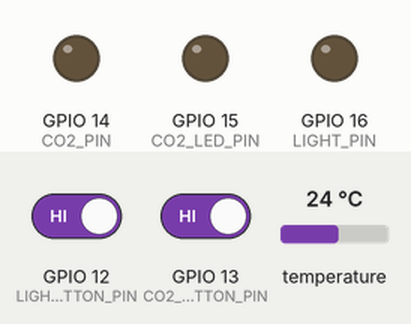
The sketch below on a simulated ESP8266 (NodeMCU). Shown: output pins drawn as LEDs (lit = HIGH). The test bench sets the inputs (shaded band); at power-on: GPIO 12 (LIGHT_BUTTON_PIN) HIGH, GPIO 13 (CO2_BUTTON_PIN) HIGH, temperature 24 °C. WiFi joins after 1.5 s; servers stay silent unless stated; uploads are accepted with an empty reply; the local clock reads 2024-03-15 10:24:30 at power-on unless the sketch sets it.

Above: at 3.9 s.
4.0 s: GPIO 12 (LIGHT_BUTTON_PIN) driven LOW and GPIO 13 (CO2_BUTTON_PIN) driven LOW
At 8.2 s:
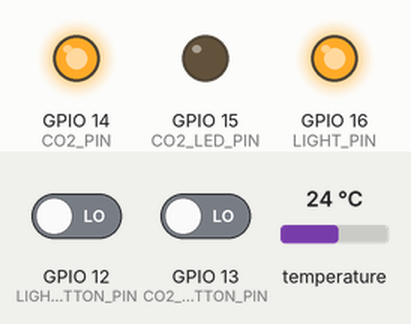
8.6 s: GPIO 12 (LIGHT_BUTTON_PIN) driven HIGH
At 14.0 s:
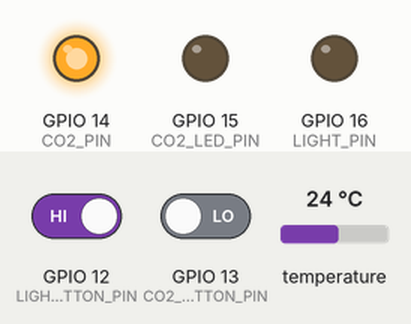
At 23.9 s:
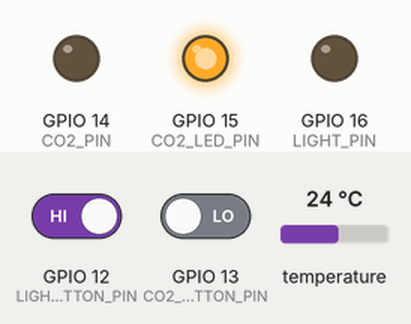
Timing chart, 0 to 25.4 s (numbered marks = the images above; inputs shaded):
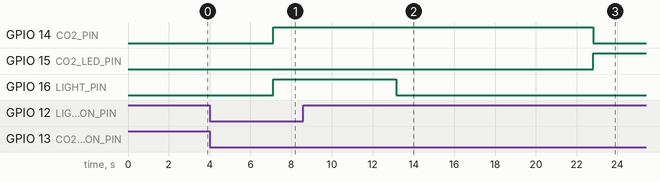

Measured:
- after the input at 4.0 s, GPIO 14 (CO2_PIN), GPIO 16 (LIGHT_PIN): LOW → HIGH after 3.1 s
- after the input at 8.6 s, GPIO 14 (CO2_PIN): HIGH → LOW after 14.2 s; GPIO 15 (CO2_LED_PIN): LOW → HIGH after 14.2 s; GPIO 16 (LIGHT_PIN): HIGH → LOW after 4.5 s

The sketch:

aquarium_controller_wifi.ino
```cpp
#include <ESP8266WiFi.h>
#include <ESP8266mDNS.h>
#include <WiFiClient.h>
#include <ESP8266HTTPClient.h>
#include <OneWire.h>
#include <DallasTemperature.h>
#include <Wire.h>
#include <Time.h>
#include <DS3232RTC.h>


#define ONE_WIRE_BUS 2
#define LIGHT_PIN 16
#define CO2_PIN 14
#define LIGHT_BUTTON_PIN 12
#define CO2_BUTTON_PIN 13
#define CO2_LED_PIN 15


const String serverDomain = ""; // backend server domain
const char* routerSSID = ""; // access point name
const char* routerPassword = ""; // access point password
const char* userId = ""; // user id on user_record (backend server)
const char* userPassword = ""; // // user password on user_record (backend server)


OneWire ourWire(ONE_WIRE_BUS);
DallasTemperature sensors(&ourWire);

float celcius;

int lightOpen = true;
int co2Open = true;
int restartStatus = false;
int sentTemp = true;
int updateSet = false;

int lastSecDiv = 0;
int currentSecDiv;

String settingCode;
String stringCache;
String settingString = "";
String lastSettingString = "'20`30`03`30`1`1`'";

int openingHour = 20;
int openingMinute = 30;
int closingHour = 4;
int closingMinute = 30;

String URL;
int httpCode;
String payload;
float sensorValue;
int currentHour;
int currentMin;
int currentSec;
int lastMin;


int httpCheck;

int lightButtonState = LOW;             // the current reading from the input pin
int lastLightButtonState = HIGH;   // the previous reading from the input pin
int lightButtonReading;

int co2ButtonState = LOW;             // the current reading from the input pin
int lastCo2ButtonState = HIGH;   // the previous reading from the input pin
int co2ButtonReading;

long lastDebounceTime = 0;  // the last time the output pin was toggled
long debounceDelay = 50;
int strCount = 0;


void updateTemp(float celciusTemp) {
  HTTPClient http;
  URL = serverDomain + "aquarium_update_temperature?temperature=" + String(celciusTemp) + "&username=" + userId + "&password=" + userPassword;
  http.begin(URL);
  httpCode = http.GET();
  delay(1000);
  if (httpCode) {
//    Serial.printf("[HTTP] Update temperature to server... code: %d\n", httpCode);

    // if(httpCode == 200) {
    //    payload = http.getString();
    //    return payload;
    // }
  } else {
//    Serial.print("[HTTP] GET... failed, no connection or no HTTP server\n");

  }
  // return lastStatusString;
}

String updateSettings() {
  HTTPClient http;
  URL = serverDomain + "aquarium_update_setting";
  http.begin(URL);
  httpCode = http.GET();
  delay(1000);
  if (httpCode) {
//    Serial.printf("[HTTP] Update to server... code: %d\n", httpCode);

    if (httpCode == 200) {
      payload = http.getString();
      return payload;
    }
  } else {
//    Serial.print("[HTTP] GET... failed, no connection or no HTTP server\n");

  }
  return lastSettingString;
}

int openRelay(int lightStr, int co2Str) {

  lastSettingString.setCharAt(13, char(lightStr));
  lastSettingString.setCharAt(15, char(co2Str));

  HTTPClient http;
  URL = serverDomain + "aquarium_relay?light_status=" + String(lightStr) + "&co2_status=" + String(co2Str) + "&username=" + userId + "&password=" + userPassword;
  http.begin(URL);
  httpCode = http.GET();
  delay(1000);
  if (httpCode) {
//    Serial.printf("[HTTP] Send open relay request to server... code: %d\n", httpCode);
    return httpCode;
  } else {
//    Serial.print("[HTTP] GET... failed, no connection or no HTTP server\n");
    return 0;
  }
}

int restartPing() {
  HTTPClient http;
  URL = serverDomain + "restart_ping";
  http.begin(URL);
  httpCode = http.GET();
  delay(1000);
  if (httpCode) {
//    Serial.printf("[HTTP] Send restart ping to server... code: %d\n", httpCode);
    return httpCode;
  } else {
//    Serial.print("[HTTP] GET... failed, no connection or no HTTP server\n");
    return 0;
  }
}

void inputButtonChecks() {
  lightButtonReading = digitalRead(LIGHT_BUTTON_PIN);
  if (lightButtonReading != lastLightButtonState) {
    lastDebounceTime = millis();
    lastLightButtonState = lightButtonReading;
  }

  if ((millis() - lastDebounceTime) > debounceDelay) {
    if (lightButtonState != lastLightButtonState) {
      lightButtonState = lastLightButtonState;
      if (lightButtonState == HIGH) {
        lightOpen = !lightOpen;
        openRelay(lightOpen, co2Open);
        //        Serial.println("light button!");
      }
    }
  }

  co2ButtonReading = digitalRead(CO2_BUTTON_PIN);

  if (co2ButtonReading != lastCo2ButtonState) {
    lastDebounceTime = millis();
    lastCo2ButtonState = co2ButtonReading;
  }

  if ((millis() - lastDebounceTime) > debounceDelay) {
    if (co2ButtonState != lastCo2ButtonState) {
      co2ButtonState = lastCo2ButtonState;
      if (co2ButtonState == HIGH) {
        co2Open = !co2Open;
        openRelay(lightOpen, co2Open);
        //          Serial.println("co2 button!");
      }
    }
  }
}

float getSampleTemperature() {
  sensors.requestTemperatures();
  sensorValue = sensors.getTempCByIndex(0);
  return sensorValue;
}


void setup(void) {
  Serial.begin(115200);

  //  Serial.print("Configuring access point...");
  WiFi.mode(WIFI_STA);

  IPAddress myIP = WiFi.softAPIP();
  //  Serial.print("AP IP address: ");
  //  Serial.println(myIP);

  // Connect to WiFi network
  WiFi.begin(routerSSID, routerPassword);
  //  Serial.println("");

  // Wait for connection
  while (WiFi.status() != WL_CONNECTED) {
    delay(500);
    //    Serial.print(".");
  }
  //  Serial.println("");
  //  Serial.print("Connected to ");
  //  Serial.println(routerSSID);
  //  Serial.print("IP address: ");
  //  Serial.println(WiFi.localIP());

  setSyncProvider(RTC.get);

  pinMode(LIGHT_PIN, OUTPUT);
  pinMode(CO2_PIN, OUTPUT);
  pinMode(LIGHT_BUTTON_PIN, INPUT);
  pinMode(CO2_BUTTON_PIN, INPUT);
  pinMode(CO2_LED_PIN, OUTPUT);


  if (restartPing() == 200) {
    restartStatus = true;
  }


}

void loop(void) {
  if (!restartStatus) {
    if (restartPing() == 200) {
      restartStatus = true;
    }
  }


  currentHour = hour();
  currentMin = minute();
  currentSec = second();
  //  Serial.print(currentHour);
  //  Serial.print(":");
  //  Serial.print(currentMin);
  //  Serial.print(":");
  //  Serial.print(currentSec);
  currentSecDiv = (currentSec + 10) / 10;


  if (currentSecDiv - lastSecDiv != 0) {
    updateSet = false;
    lastSecDiv = currentSecDiv;
  }

  if (currentMin % 2 == 0) {
    if (currentMin != lastMin) {
      sentTemp = false;
      lastMin = currentMin;
    }

  }

  if (!updateSet) {
    settingCode = updateSettings();
    lastSettingString = settingCode;

    stringCache = "";
    stringCache += settingCode.charAt(1);
    stringCache += settingCode.charAt(2);
    openingHour = stringCache.toInt();

    stringCache = "";
    stringCache += settingCode.charAt(4);
    stringCache += settingCode.charAt(5);
    openingMinute = stringCache.toInt();

    stringCache = "";
    stringCache += settingCode.charAt(7);
    stringCache += settingCode.charAt(8);
    closingHour = stringCache.toInt();

    stringCache = "";
    stringCache += settingCode.charAt(10);
    stringCache += settingCode.charAt(11);
    closingMinute = stringCache.toInt();

    stringCache = "";
    stringCache += settingCode.charAt(13);
    lightOpen = stringCache.toInt();

    stringCache = "";
    stringCache += settingCode.charAt(15);
    co2Open = stringCache.toInt();
  }

  updateSet = true;

  if (!sentTemp) {
    celcius = getSampleTemperature();
    delay(50);
//    Serial.println(celcius);
    updateTemp(celcius);
  }

  sentTemp = true;


  if (currentHour == openingHour && currentMin == openingMinute && (lightOpen || co2Open)) {
    lightOpen = false;
    co2Open = false;
    openRelay(lightOpen, co2Open);
  }

  if (currentHour == closingHour && currentMin == closingMinute && (!lightOpen || !co2Open)) {
    lightOpen = true;
    co2Open = true;
    openRelay(lightOpen, co2Open);
  }


  inputButtonChecks();


  digitalWrite(LIGHT_PIN, lightOpen);
  digitalWrite(CO2_PIN, co2Open);
  digitalWrite(CO2_LED_PIN, !co2Open);


  delay(10);

}
```
